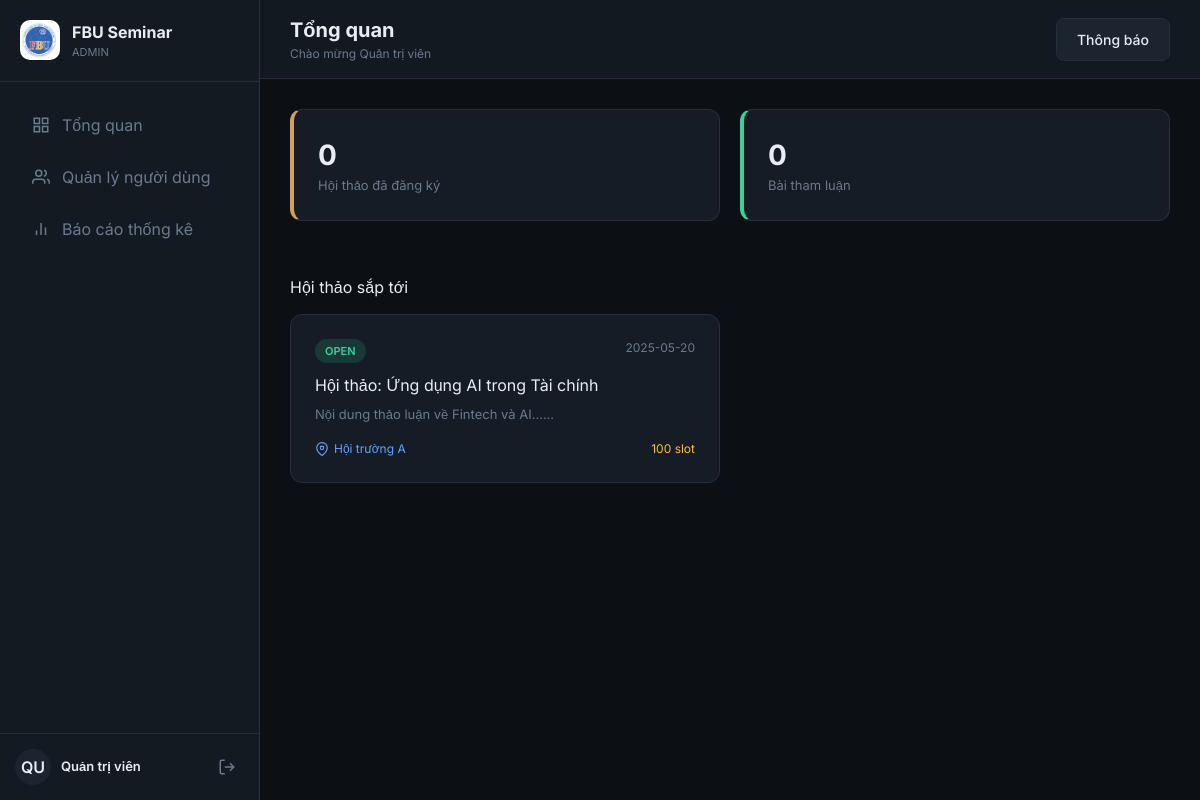
/student/dashboard.php (signed in), run on the app's committed database.
### tables this page shows
CREATE TABLE `seminars` (
  `id` int(11) NOT NULL AUTO_INCREMENT,
  `title` varchar(255) NOT NULL,
  `description` text,
  `location` varchar(100) NOT NULL,
  `event_date` date NOT NULL,
  `event_time` time NOT NULL,
  `capacity` int(11) DEFAULT 100,
  `status` enum('upcoming','open','closed','completed') DEFAULT 'open',
  `created_by` int(11) DEFAULT NULL,
  `created_at` timestamp NOT NULL DEFAULT CURRENT_TIMESTAMP,
  PRIMARY KEY (`id`)
);

### includes/config.php (called while the page is built, shortened)
<?php
function base_url($path = '') {
    return "http://localhost/fbu_seminar/" . $path;
}
?>

### student/dashboard.php (the view, shortened to what this page needs)
<?php
require '../includes/config.php';
 $user_id = $_SESSION['user_id'];
 $sql_regs = "SELECT COUNT(*) as total FROM registrations WHERE user_id = $user_id";
 $regs = $conn->query($sql_regs)->fetch_assoc()['total'];
 $sql_papers = "SELECT COUNT(*) as total FROM papers WHERE user_id = $user_id";
 $papers = $conn->query($sql_papers)->fetch_assoc()['total'];
 $seminars = $conn->query("SELECT * FROM seminars WHERE status = 'open' ORDER BY event_date ASC LIMIT 4");
include '../includes/header.php';
include '../includes/sidebar.php';
?>
<main class="main-content">
    <header class="glass-panel" style="position: sticky; top: 0; z-index: 40; padding: 15px 30px; display: flex; justify-content: space-between; align-items: center; border-radius: 0; border-left: none; border-top: none; border-right: none;">
        <div>
            <h2 id="page-title" style="font-size: 20px; font-weight: 700;">Tổng quan</h2>
            <p id="page-subtitle" style="font-size: 12px; color: var(--fg-muted);">Chào mừng <?php echo $_SESSION['user_name']; ?></p>
        </div>
        <div style="display: flex; gap: 15px;">
            <button class="btn btn-secondary" onclick="showToast('Chào mừng đến với FBU Seminar!', 'success')">Thông báo</button>
        </div>
    </header>
    <div id="content-area" style="padding: 30px;">
        <div style="display: grid; grid-template-columns: repeat(auto-fit, minmax(200px, 1fr)); gap: 20px; margin-bottom: 30px;">
            <div class="card" style="border-left: 4px solid var(--accent);">
                <div style="font-size: 28px; font-weight: 700;"><?php echo $regs; ?></div>
                <div style="color: var(--fg-muted); font-size: 13px;">Hội thảo đã đăng ký</div>
            </div>
            <div class="card" style="border-left: 4px solid var(--success);">
                <div style="font-size: 28px; font-weight: 700;"><?php echo $papers; ?></div>
                <div style="color: var(--fg-muted); font-size: 13px;">Bài tham luận</div>
            </div>
        </div>
        <h3 style="margin-bottom: 15px;">Hội thảo sắp tới</h3>
        <div style="display: grid; grid-template-columns: repeat(auto-fill, minmax(300px, 1fr)); gap: 20px;">
            <?php
            if ($seminars && $seminars->num_rows > 0) {
                while($s = $seminars->fetch_assoc()):
            ?>
            <div class="card" style="cursor: pointer; transition: transform 0.2s;" onmouseover="this.style.transform='translateY(-3px)'" onmouseout="this.style.transform='translateY(0)'" onclick="window.location.href='seminars.php'">
                <div style="display: flex; justify-content: space-between; margin-bottom: 10px;">
                    <span class="badge badge-success"><?php echo strtoupper($s['status']); ?></span>
                    <span style="color: var(--fg-muted); font-size: 12px;"><?php echo $s['event_date']; ?></span>
                </div>
                <h4 style="margin-bottom: 8px; font-size: 16px;"><?php echo $s['title']; ?></h4>
                <p style="font-size: 13px; color: var(--fg-muted); margin-bottom: 15px;"><?php echo substr($s['description'], 0, 100); ?>...</p>
                <div style="display: flex; justify-content: space-between; align-items: center;">
                    <div style="display: flex; align-items: center; gap: 5px; color: var(--info); font-size: 12px;">
                        <svg width="14" height="14" viewBox="0 0 24 24" fill="none" stroke="currentColor" stroke-width="2"><path d="M21 10c0 7-9 13-9 13s-9-6-9-13a9 9 0 0 1 18 0z"></path><circle cx="12" cy="10" r="3"></circle></svg>
                        <?php echo $s['location']; ?>
                    </div>
                    <span style="font-size: 12px; color: var(--warning);"><?php echo $s['capacity']; ?> slot</span>
                </div>
            </div>
            <?php
                endwhile;
            } else {
                echo "<p style='color: var(--fg-muted);'>Không có hội thảo nào sắp tới.</p>";
            }
            ?>
        </div>
    </div>
</main>
<?php
include '../includes/footer.php';
?>

### includes/header.php (shortened to what this page needs)
<!DOCTYPE html>
<html lang="vi">
<head>
    <script src="https://cdn.tailwindcss.com"></script>
</head>
<body>

### includes/sidebar.php (shortened to what this page needs)
<?php
 $role = $_SESSION['user_role'] ?? 'guest';
 $name = $_SESSION['user_name'] ?? 'Guest';
 $avatar = strtoupper(substr($name, 0, 2));
 $current_script = $_SERVER['SCRIPT_NAME'];
?>
<aside class="sidebar" id="sidebar">
    <a href="<?php echo base_url('index.php'); ?>" style="text-decoration: none; color: inherit; padding: 20px; border-bottom: 1px solid var(--border); display: flex; align-items: center; gap: 12px;">
        <div style="width: 40px; height: 40px; border-radius: 10px; overflow: hidden; flex-shrink: 0; background: #fff;">
            <img src="<?php echo base_url('assets/img/logo.png'); ?>" alt="Logo" style="width: 100%; height: 100%; object-fit: cover;">
        </div>
        <div>
            <div style="font-weight: 700;">FBU Seminar</div>
            <div style="font-size: 11px; color: var(--fg-muted); text-transform: uppercase;"><?php echo $role; ?></div>
        </div>
    </a>
    <nav style="flex: 1; padding: 15px 0; overflow-y: auto;">
        <?php foreach ($menu[$role] ?? [] as $item):
            $active = (strpos($current_script, $item['link']) !== false) ? 'active' : '';
        ?>
            <a href="<?php echo base_url($item['link']); ?>" class="nav-item <?php echo $active; ?>">
                <?php echo $item['icon']; ?><span><?php echo $item['label']; ?></span>
            </a>
        <?php endforeach; ?>
    </nav>
    <div style="padding: 15px; border-top: 1px solid var(--border);">
        <div style="display: flex; align-items: center; gap: 10px;">
            <div style="width: 36px; height: 36px; border-radius: 50%; background: var(--bg-tertiary); display: flex; align-items: center; justify-content: center; font-weight: 600;"><?php echo $avatar; ?></div>
            <div style="flex: 1;">
                <div style="font-size: 13px; font-weight: 600;"><?php echo $name; ?></div>
            </div>
            <a href="<?php echo base_url('logout.php'); ?>" class="btn btn-icon" style="padding: 8px; background: transparent;" title="Đăng xuất">
                <svg width="18" height="18" viewBox="0 0 24 24" fill="none" stroke="var(--fg-muted)" stroke-width="2"><path d="M9 21H5a2 2 0 0 1-2-2V5a2 2 0 0 1 2-2h4"></path><polyline points="16 17 21 12 16 7"></polyline><line x1="21" y1="12" x2="9" y2="12"></line></svg>
            </a>
        </div>
    </div>
</aside>

### includes/footer.php (shortened to what this page needs)
</body>
</html>

### includes/header.php (style rules this page uses)
:root { --bg: #0c1015; --bg-secondary: #141a22; --bg-tertiary: #1c242f; --fg: #e8edf4; --fg-muted: #6b7a8f; --accent: #d4a056; --accent-hover: #e5b367; --card: #151c25; --border: #252f3d; --success: #34d399; --danger: #f87171; --warning: #fbbf24; --info: #60a5fa; }
* { margin: 0; padding: 0; box-sizing: border-box; }
body { font-family: 'Inter', sans-serif; background: var(--bg); color: var(--fg); min-height: 100vh; overflow-x: hidden; }
.glass-panel { background: rgba(21, 28, 37, 0.8); backdrop-filter: blur(12px); border: 1px solid var(--border); }
.sidebar { position: fixed; top: 0; left: 0; bottom: 0; width: 260px; background: var(--bg-secondary); border-right: 1px solid var(--border); display: flex; flex-direction: column; z-index: 50; transition: transform 0.3s ease; }
.nav-item { display: flex; align-items: center; gap: 12px; padding: 12px 20px; margin: 4px 12px; border-radius: 8px; color: var(--fg-muted); cursor: pointer; transition: all 0.2s; text-decoration: none; }
.main-content { margin-left: 260px; min-height: 100vh; transition: margin 0.3s; background: var(--bg); }
.card { background: var(--card); border: 1px solid var(--border); border-radius: 12px; padding: 1.5rem; margin-bottom: 1.5rem; }
.btn { display: inline-flex; align-items: center; justify-content: center; gap: 8px; padding: 10px 20px; border-radius: 8px; font-weight: 500; cursor: pointer; border: none; transition: all 0.2s; font-size: 14px; text-decoration: none; }
.btn-secondary { background: var(--bg-tertiary); color: var(--fg); border: 1px solid var(--border); }
.badge { padding: 4px 10px; border-radius: 20px; font-size: 11px; font-weight: 600; }
.badge-success { background: rgba(52, 211, 153, 0.15); color: var(--success); }

### data on the page
seminars: status "OPEN", event_date "2025-05-20", title "Hội thảo: Ứng dụng AI trong Tài chính", description "Nội dung thảo luận về Fintech và AI...", location "Hội trường A", capacity "100"

### other printed values
$role "ADMIN"
$item['label'] "Tổng quan"
$item['label'] "Quản lý người dùng"
$item['label'] "Báo cáo thống kê"
$avatar "QU"
$name "Quản trị viên"
$_SESSION['user_name'] "Quản trị viên"
$regs "0"
$papers "0"
